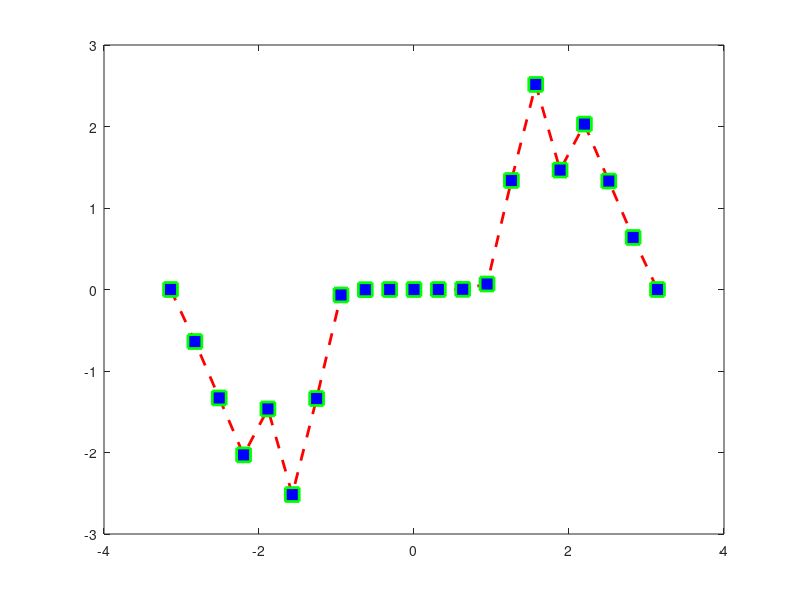

MATLAB code for this plot:
x= -pi : pi/10 : pi;
y=tan(sin(x))-sin(tan(x));
plot(x,y,'--rs','LineWidth',2,'MarkerSize',10,'MarkerEdgeColor','g','MarkerFaceColor',[0,0,1])